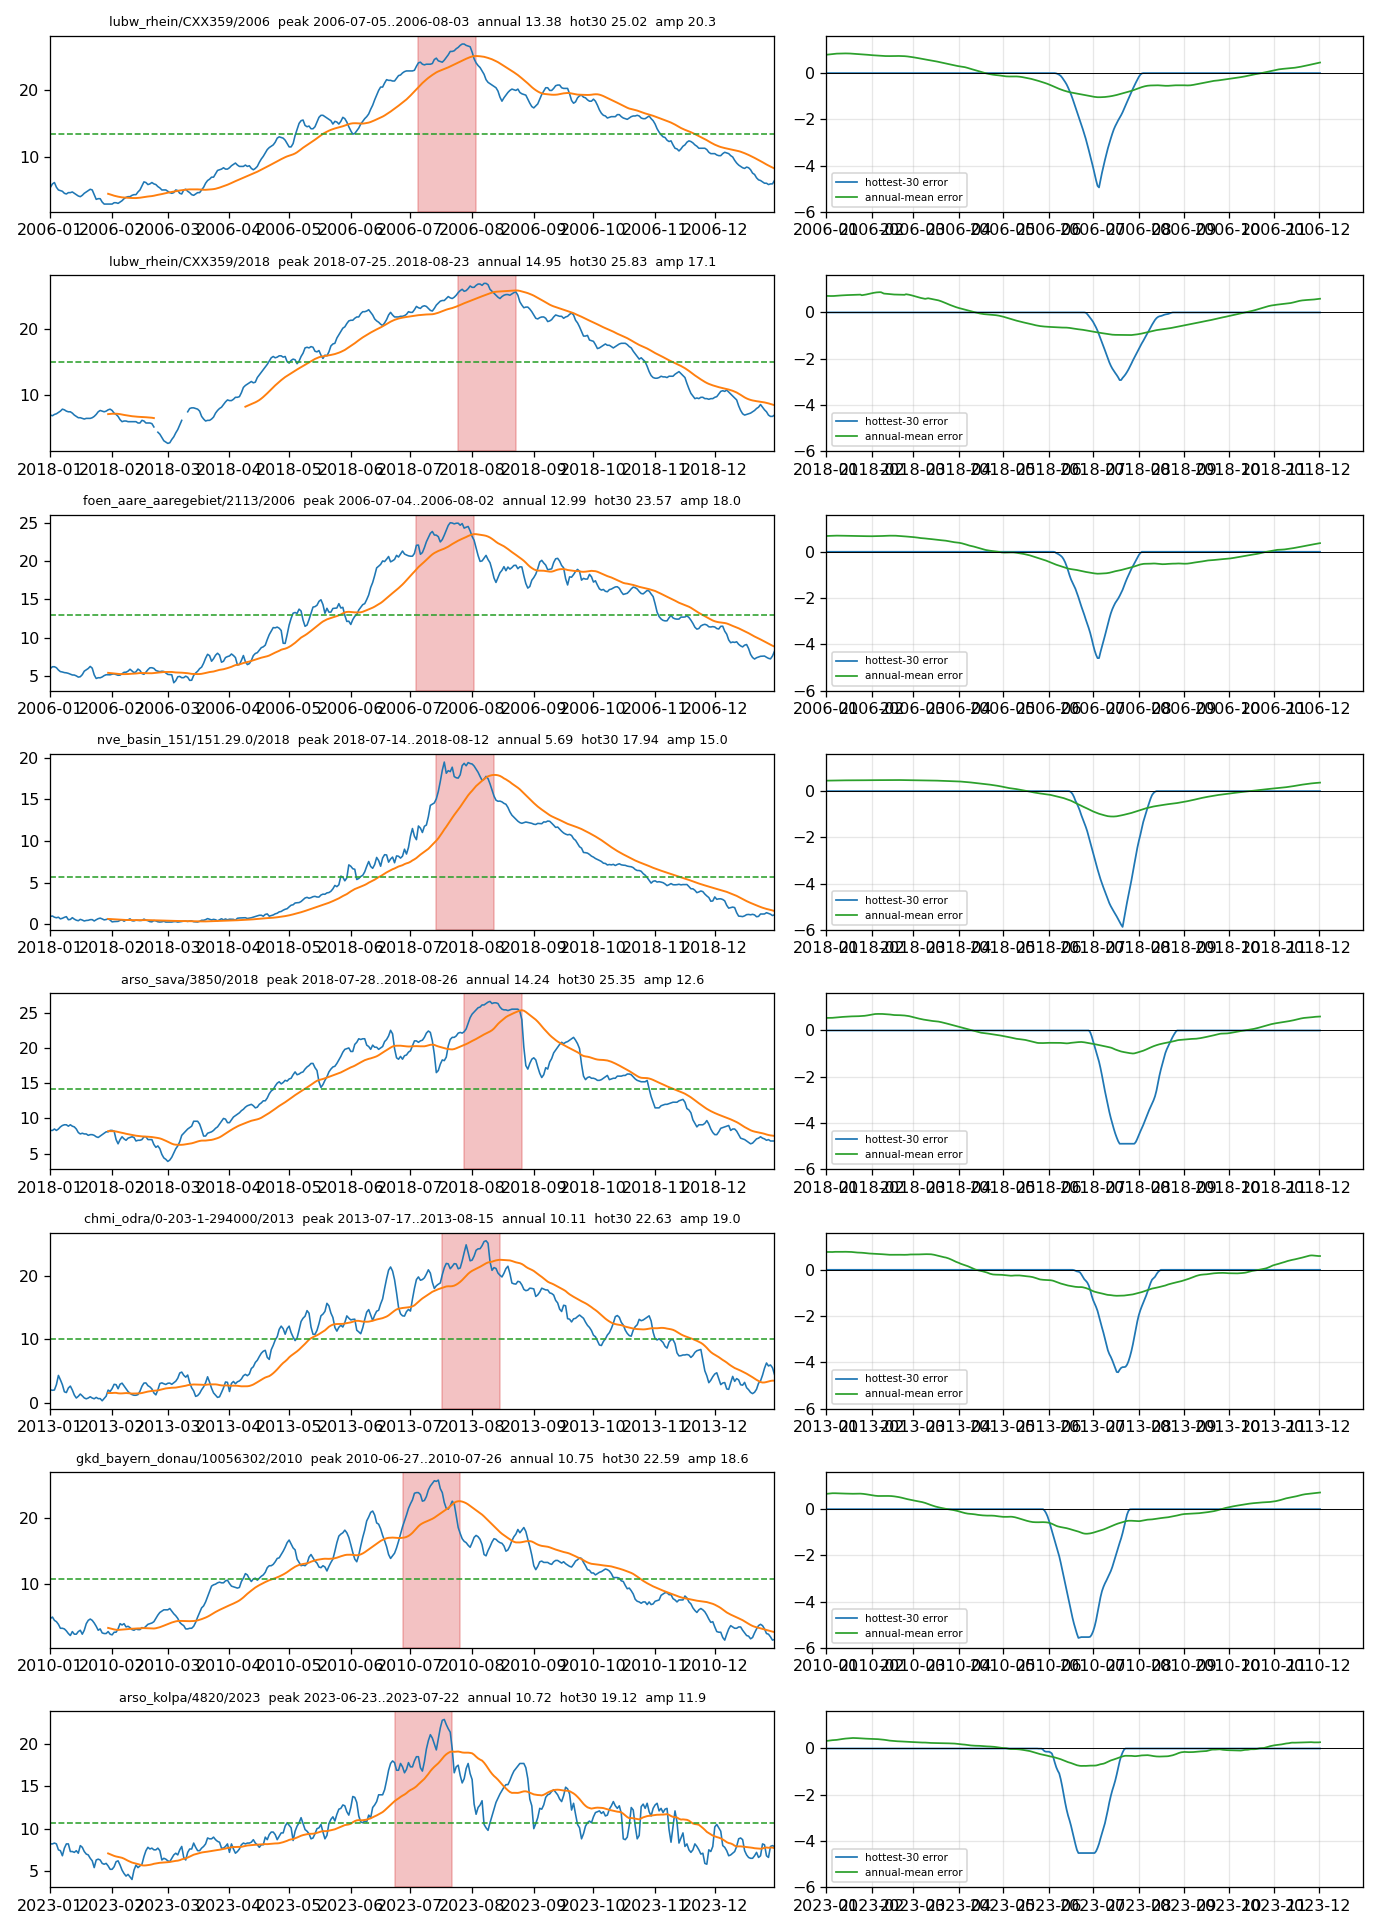

This chart was generated by the following Python code:
#!/usr/bin/env python3
"""Year-scoped panels for the finalist station-years."""

from __future__ import annotations

from pathlib import Path

import matplotlib
matplotlib.use("Agg")
import matplotlib.pyplot as plt
import numpy as np
import pandas as pd

ROOT = Path("/home/lzq/workspace/parttime/stream-recoverability")
W = 30
SHOW = [
    ("lubw_rhein", "CXX359", 2006),
    ("lubw_rhein", "CXX359", 2018),
    ("foen_aare_aaregebiet", "2113", 2006),
    ("nve_basin_151", "151.29.0", 2018),
    ("arso_sava", "3850", 2018),
    ("chmi_odra", "0-203-1-294000", 2013),
    ("gkd_bayern_donau", "10056302", 2010),
    ("arso_kolpa", "4820", 2023),
]


def load(net: str, sid: str):
    for root in (
        ROOT / "results/development_v11/confirmation_daily_qc/networks",
        ROOT / "results/development_v11/second_confirmation/daily_qc/networks",
    ):
        p = root / net / "daily_wide_temperature.csv"
        if p.is_file():
            frame = pd.read_csv(p, index_col=0, parse_dates=True)
            return pd.to_numeric(frame[sid], errors="coerce")
    raise FileNotFoundError(net)


fig, axes = plt.subplots(len(SHOW), 2, figsize=(12, 2.1 * len(SHOW)),
                         gridspec_kw={"width_ratios": [1.35, 1.0]})
for row, (net, sid, year) in enumerate(SHOW):
    series = load(net, sid)
    idx = pd.date_range(f"{year}-01-01", f"{year}-12-31", freq="D")
    block = series.reindex(idx)
    roll = block.rolling(W, min_periods=W).mean()
    truth = float(np.nanmax(roll.to_numpy()))
    ps = int(np.nanargmax(roll.to_numpy())) - (W - 1)
    ax = axes[row, 0]
    ax.plot(idx, block.to_numpy(), lw=1.0)
    ax.plot(idx, roll.to_numpy(), lw=1.2, color="C1")
    ax.axvspan(idx[ps], idx[ps + W - 1], color="C3", alpha=0.28)
    annual = float(block.mean())
    ax.axhline(annual, color="C2", lw=1.0, ls="--")
    ax.set_title(f"{net}/{sid}/{year}  peak {idx[ps].date()}..{idx[ps+W-1].date()}  "
                 f"annual {annual:.2f}  hot30 {truth:.2f}  amp {block.loc[idx.month==7].mean()-block.loc[idx.month==1].mean():.1f}",
                 fontsize=8)
    ax.set_xlim(idx[0], idx[-1])
    ax = axes[row, 1]
    hot, ann = [], []
    starts = range(0, len(idx) - W + 1)
    for s in starts:
        a = block.copy()
        a.iloc[s : s + W] = np.nan
        r = a.rolling(W, min_periods=W).mean().to_numpy()
        hot.append(np.nanmax(r) - truth)
        ann.append(a.dropna().mean() - annual)
    ax.plot([idx[s] for s in starts], hot, lw=1.1, label="hottest-30 error")
    ax.plot([idx[s] for s in starts], ann, lw=1.1, label="annual-mean error", color="C2")
    ax.axhline(0, color="k", lw=0.6)
    ax.set_xlim(idx[0], idx[-1])
    ax.set_ylim(-6, 1.6)
    ax.legend(fontsize=6.5, loc="lower left")
    ax.grid(alpha=0.3)
fig.tight_layout()
out = ROOT / "scratch/265_finalists.png"
fig.savefig(out, dpi=115)
print(out)
